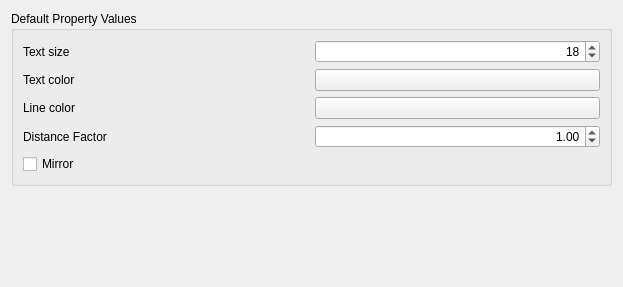
<?xml version="1.0" encoding="UTF-8"?>
<ui version="4.0">
 <class>MeasureGui::DlgPrefsMeasureAppearanceImp</class>
 <widget class="QWidget" name="MeasureGui::DlgPrefsMeasureAppearanceImp">
  <property name="geometry">
   <rect>
    <x>0</x>
    <y>0</y>
    <width>623</width>
    <height>287</height>
   </rect>
  </property>
  <property name="sizePolicy">
   <sizepolicy hsizetype="Preferred" vsizetype="Minimum">
    <horstretch>0</horstretch>
    <verstretch>0</verstretch>
   </sizepolicy>
  </property>
  <property name="windowTitle">
   <string>Appearance</string>
  </property>
  <property name="windowIcon">
   <iconset resource="Resources/Measure.qrc">
    <normaloff>:/icons/preferences-measure.svg</normaloff>:/icons/preferences-measure.svg</iconset>
  </property>
  <property name="toolTip">
   <string/>
  </property>
  <layout class="QVBoxLayout" name="verticalLayout_3">
   <item>
    <widget class="QGroupBox" name="gbMisc">
     <property name="sizePolicy">
      <sizepolicy hsizetype="Preferred" vsizetype="Preferred">
       <horstretch>0</horstretch>
       <verstretch>0</verstretch>
      </sizepolicy>
     </property>
     <property name="minimumSize">
      <size>
       <width>0</width>
       <height>0</height>
      </size>
     </property>
     <property name="maximumSize">
      <size>
       <width>16777215</width>
       <height>200</height>
      </size>
     </property>
     <property name="title">
      <string>Default Property Values</string>
     </property>
     <layout class="QVBoxLayout" name="verticalLayout_2">
      <item>
       <layout class="QGridLayout" name="gridLayout_5" columnstretch="1,1">
        <item row="3" column="0">
         <widget class="QLabel" name="label_4">
          <property name="text">
           <string>Distance Factor</string>
          </property>
         </widget>
        </item>
        <item row="1" column="0">
         <widget class="QLabel" name="label_2">
          <property name="text">
           <string>Text color</string>
          </property>
         </widget>
        </item>
        <item row="1" column="1">
         <widget class="Gui::PrefColorButton" name="cbText">
          <property name="color">
           <color>
            <red>255</red>
            <green>255</green>
            <blue>255</blue>
           </color>
          </property>
          <property name="prefEntry" stdset="0">
           <cstring>DefaultTextColor</cstring>
          </property>
          <property name="prefPath" stdset="0">
           <cstring>Mod/Measure/Appearance</cstring>
          </property>
         </widget>
        </item>
        <item row="0" column="1">
         <widget class="Gui::PrefSpinBox" name="sbFontSize">
          <property name="alignment">
           <set>Qt::AlignRight|Qt::AlignTrailing|Qt::AlignVCenter</set>
          </property>
          <property name="minimum">
           <number>1</number>
          </property>
          <property name="value">
           <number>18</number>
          </property>
          <property name="prefEntry" stdset="0">
           <cstring>DefaultFontSize</cstring>
          </property>
          <property name="prefPath" stdset="0">
           <cstring>Mod/Measure/Appearance</cstring>
          </property>
         </widget>
        </item>
        <item row="2" column="1">
         <widget class="Gui::PrefColorButton" name="cbLine">
          <property name="sizePolicy">
           <sizepolicy hsizetype="MinimumExpanding" vsizetype="Fixed">
            <horstretch>0</horstretch>
            <verstretch>0</verstretch>
           </sizepolicy>
          </property>
          <property name="color">
           <color>
            <red>255</red>
            <green>255</green>
            <blue>255</blue>
           </color>
          </property>
          <property name="prefEntry" stdset="0">
           <cstring>DefaultLineColor</cstring>
          </property>
          <property name="prefPath" stdset="0">
           <cstring>Mod/Measure/Appearance</cstring>
          </property>
         </widget>
        </item>
        <item row="0" column="0">
         <widget class="QLabel" name="label">
          <property name="text">
           <string>Text size</string>
          </property>
         </widget>
        </item>
        <item row="3" column="1">
         <widget class="Gui::PrefDoubleSpinBox" name="dsbDistFactor">
          <property name="alignment">
           <set>Qt::AlignRight|Qt::AlignTrailing|Qt::AlignVCenter</set>
          </property>
          <property name="value">
           <double>1.000000000000000</double>
          </property>
          <property name="prefEntry" stdset="0">
           <cstring>DefaultDistFactor</cstring>
          </property>
          <property name="prefPath" stdset="0">
           <cstring>Mod/Measure/Appearance</cstring>
          </property>
         </widget>
        </item>
        <item row="2" column="0">
         <widget class="QLabel" name="label_3">
          <property name="text">
           <string>Line color</string>
          </property>
         </widget>
        </item>
        <item row="4" column="0">
         <widget class="Gui::PrefCheckBox" name="cbMirror">
          <property name="text">
           <string>Mirror</string>
          </property>
          <property name="prefEntry" stdset="0">
           <cstring>DefaultMirror</cstring>
          </property>
          <property name="prefPath" stdset="0">
           <cstring>Mod/Measure/Appearance</cstring>
          </property>
         </widget>
        </item>
       </layout>
      </item>
     </layout>
    </widget>
   </item>
   <item>
    <spacer name="verticalSpacer">
     <property name="orientation">
      <enum>Qt::Vertical</enum>
     </property>
     <property name="sizeHint" stdset="0">
      <size>
       <width>20</width>
       <height>40</height>
      </size>
     </property>
    </spacer>
   </item>
  </layout>
 </widget>
 <customwidgets>
  <customwidget>
   <class>Gui::ColorButton</class>
   <extends>QPushButton</extends>
   <header>Gui/Widgets.h</header>
  </customwidget>
  <customwidget>
   <class>Gui::PrefSpinBox</class>
   <extends>QSpinBox</extends>
   <header>Gui/PrefWidgets.h</header>
  </customwidget>
  <customwidget>
   <class>Gui::PrefColorButton</class>
   <extends>Gui::ColorButton</extends>
   <header>Gui/PrefWidgets.h</header>
  </customwidget>
  <customwidget>
   <class>Gui::PrefCheckBox</class>
   <extends>QCheckBox</extends>
   <header>Gui/PrefWidgets.h</header>
  </customwidget>
  <customwidget>
   <class>Gui::PrefDoubleSpinBox</class>
   <extends>QDoubleSpinBox</extends>
   <header>Gui/PrefWidgets.h</header>
  </customwidget>
 </customwidgets>
 <resources>
  <include location="Resources/Measure.qrc"/>
 </resources>
 <connections/>
</ui>
